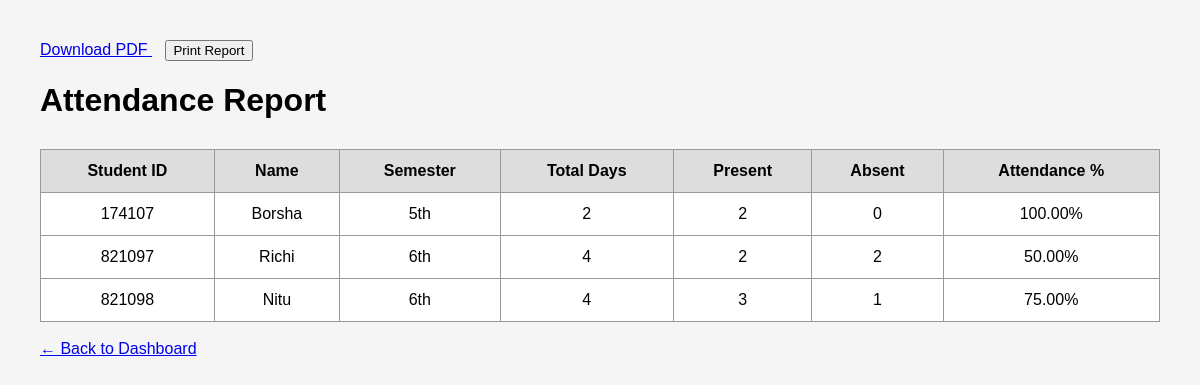
Page /attendance_report (signed in) on the committed database.
### tables this page shows
CREATE TABLE students (
            id INTEGER PRIMARY KEY AUTOINCREMENT,
            student_id TEXT UNIQUE NOT NULL,
            name TEXT NOT NULL,
            department TEXT NOT NULL,
            semester TEXT NOT NULL,
            section TEXT
        );

### app.py (the view, shortened to what this page needs)
@app.route("/attendance_report", methods=["GET", "POST"])
def attendance_report():
    if not login_required():
        return redirect("/login")
    conn = get_db()
    selected_semester = request.values.get("semester", "")
    selected_subject = request.values.get("subject_id", "")
    selected_date = request.values.get("date", "")
    selected_percentage = request.values.get("percentage", "")
    semesters = conn.execute("""
        SELECT DISTINCT semester
        FROM students
        ORDER BY semester
    """).fetchall()
    subjects = conn.execute("""
        SELECT *
        FROM subjects
        ORDER BY name
    """).fetchall()
    query = """
        SELECT

            students.id,
            students.student_id,
            students.name,
            students.semester,
            students.section,

            COUNT(attendance.id) AS total_days,

            SUM(
                CASE
                    WHEN attendance.status = 'Present'
                    THEN 1
                    ELSE 0
                END
            ) AS present_days,

            SUM(
                CASE
                    WHEN attendance.status = 'Absent'
                    THEN 1
                    ELSE 0
                END
            ) AS absent_days

        FROM students

        LEFT JOIN attendance
        ON students.id = attendance.student_id
    """
    conditions = []
    params = []
    if selected_semester:
        conditions.append(
            "students.semester = ?"
        )
        params.append(selected_semester)
    if selected_subject:
        conditions.append(
            "attendance.subject_id = ?"
        )
        params.append(selected_subject)
    if selected_date:
        conditions.append(
            "attendance.attendance_date = ?"
        )
        params.append(selected_date)
    if conditions:
        query += " WHERE " + " AND ".join(conditions)
    query += """
        GROUP BY students.id

        ORDER BY
            students.semester,
            students.student_id
    """
    report = conn.execute(
        query,
        params
    ).fetchall()
    filtered_report = []
    for student in report:
        total = student["total_days"] or 0
        present = student["present_days"] or 0
        if total > 0:
            percentage = (
                present / total
            ) * 100
        else:
            percentage = 0
        if selected_percentage == "below70":
            if percentage < 70:
                filtered_report.append(student)
        elif selected_percentage == "70plus":
            if percentage >= 70:
                filtered_report.append(student)
        else:
            filtered_report.append(student)
    conn.close()
    return render_template(
        "attendance_report.html",
        report=filtered_report,
        semesters=semesters,
        subjects=subjects,
        selected_semester=selected_semester,
        selected_subject=selected_subject,
        selected_date=selected_date,
        selected_percentage=selected_percentage
    )

### app.py (called while the page is built)
def get_db():
    conn = sqlite3.connect(DATABASE)
    conn.row_factory = sqlite3.Row
    return conn

def login_required():
    if "user_id" not in session:
        return False
    return True

### templates/attendance_report.html (shortened to what this page needs)
<!DOCTYPE html>
<html>
<head>
</head>
<body>
    <div class="no-print">
        <a href="/attendance_report/pdf"
           target="_blank">
            Download PDF
        </a>
        <button onclick="window.print()">
            Print Report
        </button>
    </div>
    <div>
        <h1>Attendance Report</h1>
        <table>
            <tr>
                <th>Student ID</th>
                <th>Name</th>
                <th>Semester</th>
                <th>Total Days</th>
                <th>Present</th>
                <th>Absent</th>
                <th>Attendance %</th>
            </tr>
            {% for student in report %}
            <tr>
                <td>
                    {{ student.student_id }}
                </td>
                <td>
                    {{ student.name }}
                </td>
                <td>
                    {{ student.semester }}
                </td>
                <td>
                    {{ student.total_days }}
                </td>
                <td>
                    {{ student.present_days or 0 }}
                </td>
                <td>
                    {{ student.absent_days or 0 }}
                </td>
                <td>
                    {% if student.total_days > 0 %}
                        {{ "%.2f"|format(
                            ((student.present_days or 0)
                            / student.total_days) * 100
                        ) }}%
                    {% else %}
                        0%
                    {% endif %}
                </td>
            </tr>
            {% endfor %}
        </table>
    </div>
    <br>
    <div class="no-print">
        <a href="/teacher_dashboard">
            ← Back to Dashboard
        </a>
    </div>
</body>
</html>

### templates/attendance_report.html (style rules this page uses)
body { font-family: Arial; margin: 40px; background: #f5f5f5; }
h1 { margin-bottom: 30px; }
table { width: 100%; border-collapse: collapse; background: white; }
th, td { border: 1px solid #999; padding: 12px; text-align: center; }
th { background: #ddd; }
.no-print { margin-bottom: 20px; }

### rows in the picture
students: student_id "174107", name "Borsha", semester "5th", total_days "2", present_days "2", absent_days "0", present_days "100.00"
students: student_id "821097", name "Richi", semester "6th", total_days "4", present_days "2", absent_days "2", present_days "50.00"
students: student_id "821098", name "Nitu", semester "6th", total_days "4", present_days "3", absent_days "1", present_days "75.00"
